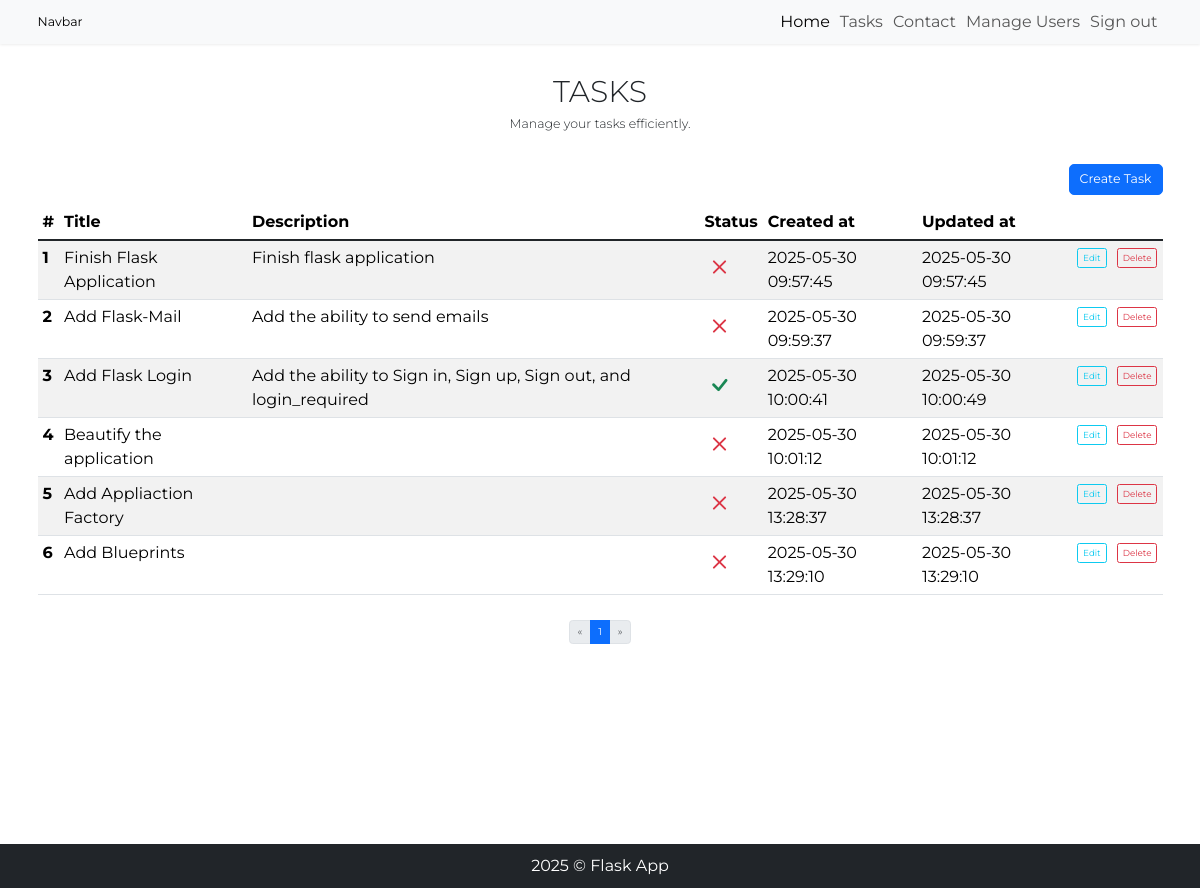
The page /tasks (signed in) on the database as committed earlier.
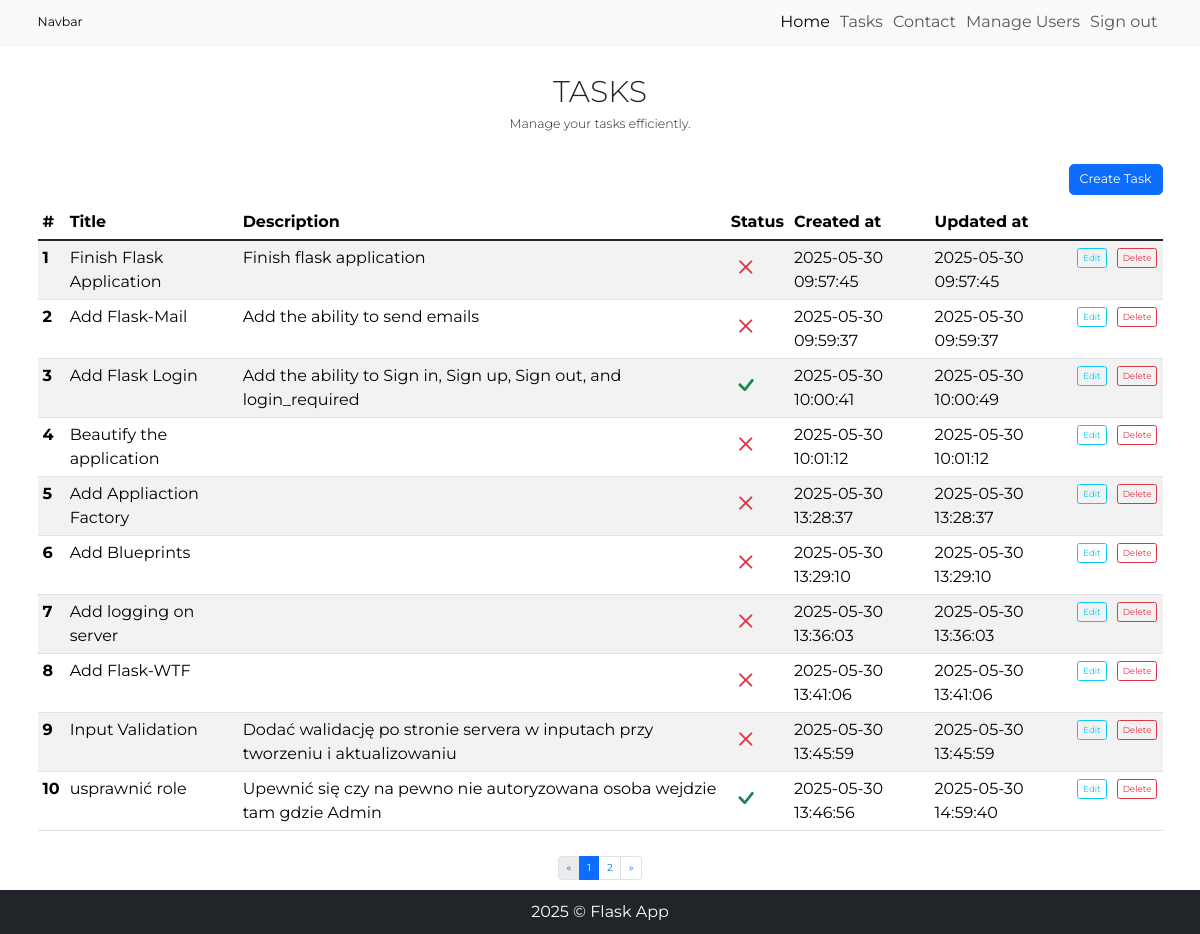
The same page on the database as committed later.
### models.py (models this page shows, shortened)
class Todo(db.Model):
    __tablename__ = 'todos'
    id = db.Column(db.Integer, primary_key=True)
    title = db.Column(db.String(100), nullable=False)
    description = db.Column(db.String(300))
    is_done = db.Column(db.Boolean, default=False)
    created_at = db.Column(db.DateTime, server_default=db.func.now())
    updated_at = db.Column(db.DateTime, server_default=db.func.now(), onupdate=db.func.now())
    user_id = db.Column(db.Integer, db.ForeignKey('users.id', name='fk_todos_user_id'), nullable=False)

### app.py (the view)
@app.route('/tasks', methods=['GET'])
@login_required
def get_all_tasks():
    page = request.args.get('page', 1, type=int)
    per_page = 10
    pagination = Todo.query \
        .filter_by(user_id=current_user.id) \
        .order_by(Todo.id) \
        .paginate(page=page, per_page=per_page)
    tasks = pagination.items
    return render_template('task.html', tasks=tasks, pagination=pagination)

### app.py (called while the page is built)
@login_manager.user_loader
def load_user(user_id):
    return User.query.get(int(user_id))

### templates/task.html (shortened to what this page needs)
{% extends 'base.html' %}
{% block content %}
<h1 class="display-5 text-center text-uppercase mt-5">Tasks</h1>
<p class="lead text-center mb-5">Manage your tasks efficiently.</p>
<div class="container">
        <div class="row mb-3">
            <div class="col-md-12">
                <button class="btn btn-primary btn-lg float-end" type="button" data-bs-toggle="modal"
                    data-bs-target="#createModal">Create Task</button>
            </div>
        </div>
</div>
<div class="container d-flex flex-column align-items-center">
    <table class="table table-striped table-hover">
        <thead>
            <tr>
                <th scope="col">#</th>
                <th scope="col">Title</th>
                <th scope="col">Description</th>
                <th scope="col">Status</th>
                <th scope="col">Created at</th>
                <th scope="col">Updated at</th>
                <th scope="col"></th>
                <th scope="col"></th>
            </tr>
        </thead>
        <tbody class="table-group-divider">
            {% for task in tasks %}
            <tr>
                <th scope="row">{{ loop.index }}</th>
                <td>{{ task.title }}</td>
                <td>{{ task.description }}</td>
                {% if task.is_done %}
                <td><i class="bi bi-check text-success"></i></td>
                {% else %}
                <td><i class="bi bi-x text-danger"></i></td>
                {% endif %}
                <td>{{ task.created_at }}</td>
                <td>{{ task.updated_at }}</td>
                <td><button class="btn btn-sm btn-outline-info" type="button" data-bs-toggle="modal"
                        data-bs-target="#editModal-{{ task.id }}">Edit</button></td>
                <td><button class="btn btn-sm btn-outline-danger" type="button" data-bs-toggle="modal"
                        data-bs-target="#deleteModal-{{ task.id }}">Delete</button></td>
            </tr>
            {% endfor %}
        </tbody>
    </table>
    <nav class="mt-4" aria-label="Page navigation">
        <ul class="pagination mx-auto">
            <li class="page-item">
                <a class="page-link {% if pagination.page == 1 %}disabled{% endif %}"
                    href="{{ url_for('get_all_tasks', page=1) }}" {% if pagination.page==1 %}tabindex="-1" {% endif %}
                    aria-label="First">
                    <span aria-hidden="true">&laquo;</span>
                </a>
            </li>
            <li class="page-item"><span class="page-link active" href="{{ url_for('get_all_tasks', page=page) }}"
                    aria-current="page">{{ pagination.page }}</span></li>
            {% if pagination.has_next %}
            <li class="page-item"><a class="page-link"
                    href="{{ url_for('get_all_tasks', page=pagination.next_num) }}">{{ pagination.next_num }}</a></li>
            {% endif %}
            <li class="page-item">
                <a class="page-link {% if not pagination.page < pagination.pages %}disabled{% endif %}"
                    href="{{ url_for('get_all_tasks', page=pagination.pages) }}" aria-label="Last">
                    <span aria-hidden="true">&raquo;</span>
                </a>
            </li>
        </ul>
    </nav>
</div>
{% endblock %}

### templates/base.html (shortened to what this page needs)
{% from 'macros.html' import show_flash_message, show_all_flashed_messages %}
<!DOCTYPE html>
<head>
    <link rel="stylesheet" href="https://cdn.jsdelivr.net/npm/bootstrap-icons@1.13.1/font/bootstrap-icons.min.css">
    <link href="https://cdn.jsdelivr.net/npm/bootstrap@5.3.6/dist/css/bootstrap.min.css" rel="stylesheet"
>
    <link rel="stylesheet" href="{{ url_for('static', filename='css/style.css') }}">
</head>
<body>
    {% include 'nav.html' %}
    <main>
        {% block content %}
        {% endblock %}
    </main>
    {% include 'footer.html' %}
</body>
</html>

### templates/nav.html (shortened to what this page needs)
<nav class="navbar navbar-expand-lg bg-body-tertiary top-0 shadow-sm z-index-1000">
    <div class="container">
        <a class="navbar-brand" href="#">Navbar</a>
        <div class="collapse navbar-collapse" id="navbarNavAltMarkup">
            <div class="navbar-nav ms-auto">
                <a class="nav-link active" aria-current="page" href="{{ url_for('index') }}">Home</a>
                <a class="nav-link" href="{{ url_for('get_all_tasks') }}">Tasks</a>
                <a class="nav-link" href="{{ url_for('form') }}">Contact</a>
                {% if current_user.is_admin %}
                    <a class="nav-link" href="{{ url_for('manage_users') }}">Manage Users</a>
                {% endif %}
                {% if current_user.is_authenticated %}
                    <a class="nav-link" href="{{ url_for('signout') }}">Sign out</a>
                {% else %}
                    <a class="nav-link" href="{{ url_for('signin') }}">Sign in</a>
                    <a class="nav-link" href="{{ url_for('signup') }}">Sign up</a>
                {% endif %}
            </div>
        </div>
    </div>
</nav>

### templates/footer.html
<footer class="footer bg-dark text-white text-center py-3">
    <p class="footer__text m-0">2025 &copy; Flask App</p>
</footer>

### static/css/style.css (style rules this page uses)
*, *::before, *::after { box-sizing: border-box; padding: 0; margin: 0; }
body { position: relative; font-size: 1.6rem; font-family: "Montserrat", sans-serif; }
main { min-height: 100vh; }
.bi { font-size: 3rem; }
.footer { display: flex; justify-content: center; align-items: center; }

Rows that differ between the two databases and show on the page:
added Todo: title "Add logging on server", is_done False (drawn), created_at "2025-05-30 13:36:03", updated_at "2025-05-30 13:36:03"
added Todo: title "Add Flask-WTF", is_done False (drawn), created_at "2025-05-30 13:41:06", updated_at "2025-05-30 13:41:06"
added Todo: title "Input Validation", description "Dodać walidację po stronie servera w inputach przy tworzeniu i aktualizowaniu", is_done False (drawn), created_at "2025-05-30 13:45:59", updated_at "2025-05-30 13:45:59"
added Todo: title "usprawnić role", description "Upewnić się czy na pewno nie autoryzowana osoba wejdzie tam gdzie Admin", is_done True (drawn), created_at "2025-05-30 13:46:56", updated_at "2025-05-30 14:59:40"
Other text that changed with them:
{{ pagination.next_num }}: (not shown) → "2"
